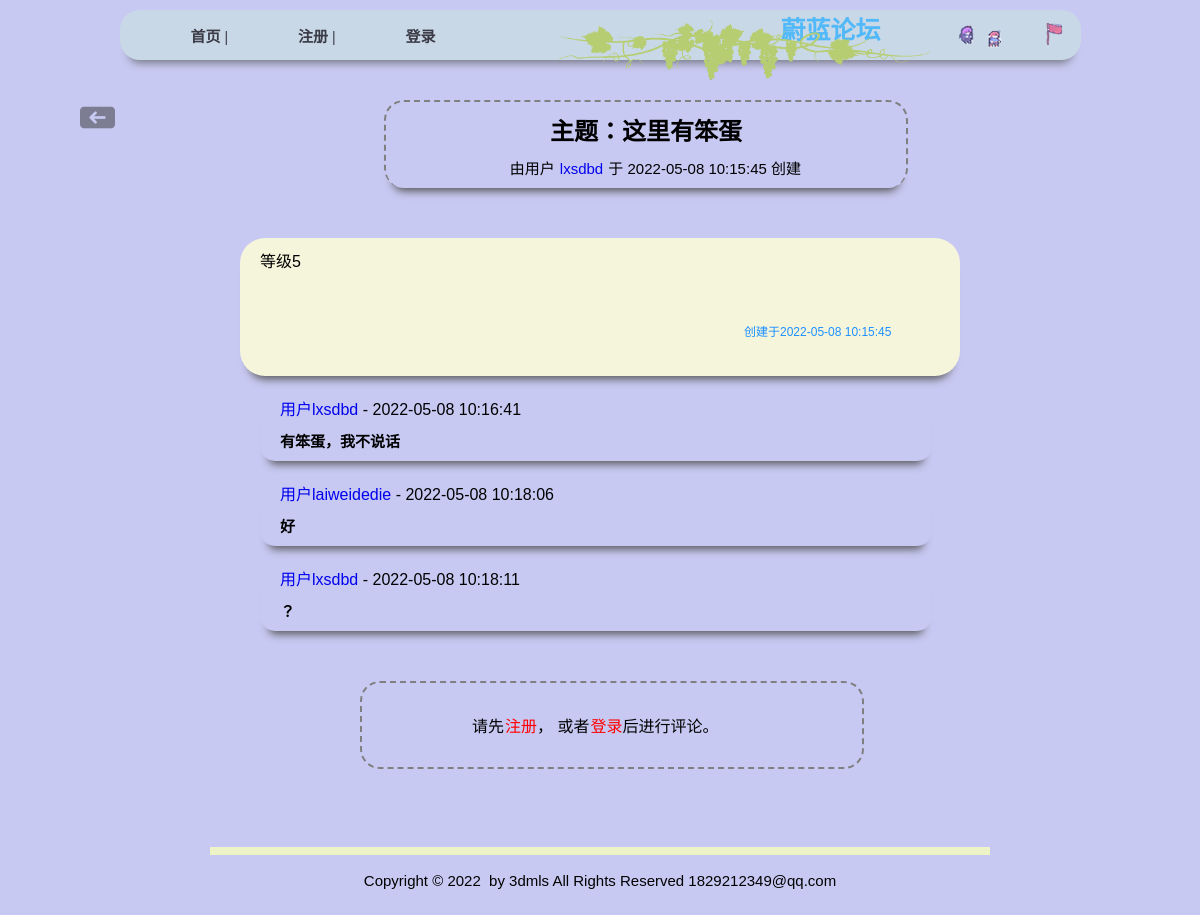
The page /topic?id=43 on the database its author committed.
### tables this page shows
CREATE TABLE `forum_topic` (
  `id` int NOT NULL,
  `topic` varchar(255) NOT NULL,
  `detail` text NOT NULL,
  `name` varchar(32) NOT NULL,
  `email` varchar(100) NOT NULL,
  `datetime` datetime NOT NULL DEFAULT '0000-00-00 00:00:00',
  `view` int NOT NULL DEFAULT '0',
  `reply` int NOT NULL DEFAULT '0',
  `sticky` tinyint(1) NOT NULL DEFAULT '0'
);

CREATE TABLE `forum_reply` (
  `id` int NOT NULL,
  `topic_id` int NOT NULL DEFAULT '0',
  `reply_id` int NOT NULL DEFAULT '0',
  `reply_name` varchar(32) NOT NULL,
  `reply_email` varchar(100) NOT NULL,
  `reply_detail` text NOT NULL,
  `reply_datetime` datetime NOT NULL DEFAULT '0000-00-00 00:00:00'
);

### blade/view_topic.php (the view, shortened to what this page needs)
<?php
  require('admin/conn.php');
  $sql="SELECT * FROM forum_topic WHERE id='$id'";
  $result=mysqli_query($db,$sql);
  $rows=mysqli_fetch_array($result);
?>
<?php include('admin/header.inc.php'); ?>
<img id="x" src="public/images/backspace.png" alt="backspace">
<div class="setTopic">
<h2 style="text-align:center;"><?php echo '主题：'.$rows['topic']; ?></h2>
<p class="info">
	由用户<a href="view_profile.php?id=<?php echo $rows['name']; ?>">
	<?php echo $rows['name']; ?></a> 于 <?php echo $rows['datetime']; ?>
	创建
</p>
</div>
<div class="detial">
<p class="article">
<?php
	echo nl2br(htmlspecialchars($rows['detail']));
?>
</p>
<div class="user">
    <p>创建于<?php echo $rows['datetime']; ?></p>
</div>
</div>
<dl>
<div class=result><p><?php
  $sql	="SELECT * FROM forum_reply WHERE topic_id='$id'";
  $result	= mysqli_query($db,$sql);
  $num_rows = mysqli_num_rows($result);
  if ($num_rows)
  {
	while($rows=mysqli_fetch_array($result))
	{
?>
<section class="reply">
 <dt>
    <a href="/user?id=<?php echo $rows['reply_name']; ?>">
    	<?php echo '用户'.$rows['reply_name']; ?>
    </a>
     - <?php echo $rows['reply_datetime']; ?>
 </dt>
 <dd>
  <p><?php
    	echo nl2br(htmlspecialchars($rows['reply_detail']));
     ?></p>
 </dd>
</section>
 <?php
	}
  }else{
	echo "暂无回复!";
  }
    ?></p></div>
</dl>
<div class="replyText"><?php
if (!$_SESSION['username'])
{
	echo '<p class="noregist">请先<a href="/reg">注册</a>，
		  或者<a href="/login">登录</a>后进行评论。</p>';
} ?></div>
<br>
<?php include('admin/footerBack.inc.php'); ?>

### public/css/bbs.css (style rules this page uses)
* { margin: 0; padding: 0; font-family: '幼圆',helvetcia,sans-serif; }
body { background-color:firebrick; }
a { margin-left: 20px; text-decoration: none; }
p.info { text-align: right; margin-right: 20px; font-size: 15px; }
p.info a { margin-left: 1px; margin-right: 1px; }
div.setTopic { margin-top: 40px; margin-left: 32%; padding: 10px; border: 2px dashed gray; border-bottom: 0; box-shadow: 0 12px 8px -9px #555; border-radius: 20px; width: 500px; }
div.setTopic p { margin-top: 10px; margin-right: 19%; }
div.detial { width: 60%; height: 16%; background-color: beige; margin: 50px auto; border-radius: 25px; box-shadow: 0 12px 8px -9px #555; position: relative; padding-top: 10px; }
div.detial p.article { margin-left: 20px; }
div.detial div.user { margin-left: 70%; margin-top: 7%; }
div.detial div.user p { font-size: 12px; color: dodgerblue; }
div.result { margin-left: 20%; margin-top: -30px; margin-bottom: 50px; }
div.result p { font-weight: 650; }
div.result section { width: 70%; margin-left: 20px; border-radius: 15px; box-shadow: 0 12px 8px -9px #555; margin-top: 20px; }
div.result section p { font-size: 15px; padding:10px 50px 10px 20px; }
div.replyText p.noregist { width: 30%; margin-left: 30%; margin-bottom: 50px; border: 2px dashed gray; border-radius: 20px; padding: 30px 30px 30px 110px;; }
div.replyText p.noregist a { margin-left: 1px; color: red; }
img#x { max-height: 35px; float: left; margin-left: 80px; cursor: pointer; opacity: 0.5; }

### rows shown on the page
forum_topic: topic "这里有笨蛋", name "lxsdbd", datetime "2022-05-08 10:15:45", detail "等级5"
forum_reply: reply_name "lxsdbd", reply_datetime "2022-05-08 10:16:41", reply_detail "有笨蛋，我不说话"
forum_reply: reply_name "laiweidedie", reply_datetime "2022-05-08 10:18:06", reply_detail "好"
forum_reply: reply_name "lxsdbd", reply_datetime "2022-05-08 10:18:11", reply_detail "？"
